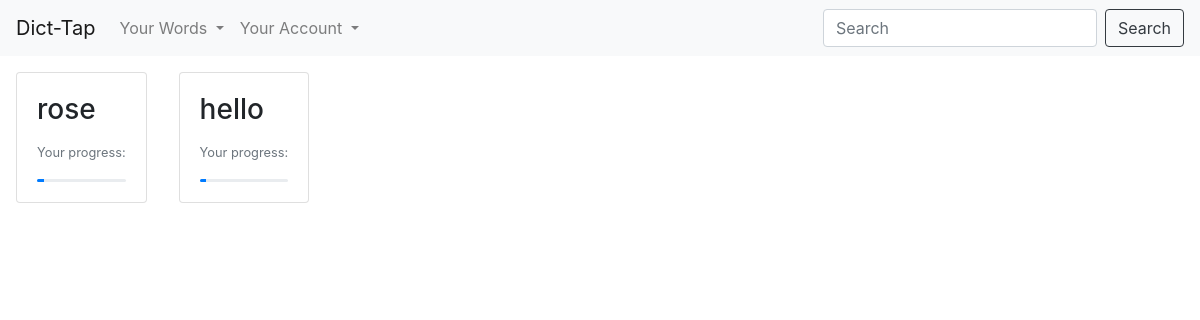
The app's page /view (signed in), older data.
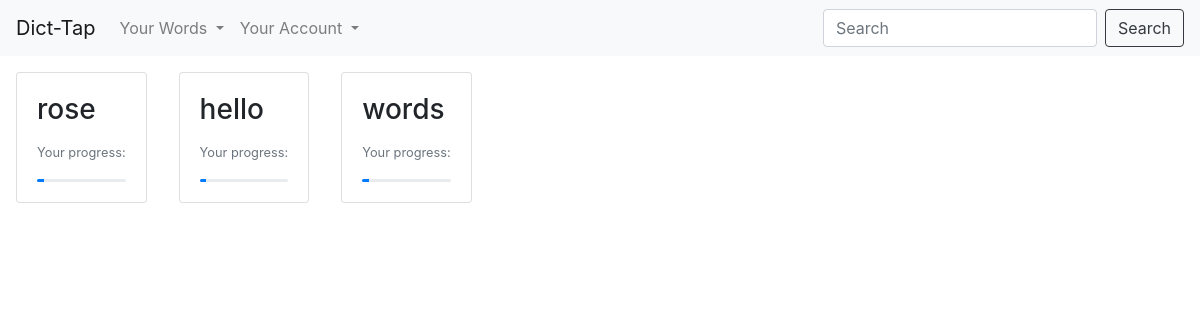
The same page, newer data.
### flaskapp/models.py (models this page shows, shortened)
class Word(db.Model):
    id = db.Column(db.Integer, primary_key=True)
    word = db.Column(db.String(45), unique=True, nullable=False)
    time = db.Column(db.DateTime, nullable=False, default=datetime.utcnow)
    user_id = db.Column(db.Integer, db.ForeignKey('user.id'), nullable=False)
    level = db.Column(db.Integer, nullable=False)

### flaskapp/routes.py (the view)
@app.route("/view", methods=['GET', 'POST'])
@login_required
def view():
    if request.method == 'POST':
        output_word = request.form['search_word']
        return redirect(url_for('search', word=output_word))
    else:
        return render_template('view.html', name='view', background_url=generate_url())

### flaskapp/models.py (called while the page is built)
@login_manager.user_loader
def load_user(user_id):
    return User.query.get(int(user_id))

### flaskapp/templates/view.html
{% extends "layout.html" %}
{% block a %}
<div class="card-group">
    {% for each in current_user.words %}
    <div class="">
        <div class="card m-3">
            <div class="card-body">
              <h3 class="card-title">{{ each.word }}</h3>
              <p class="card-text"><small class="text-muted">Your progress:</small></p>
              <div class="progress" style="height: 3px;">
              <div class="progress-bar" role="progressbar" style="width: {{ (each.level/13) * 100}}%;" aria-valuenow="{{ each.level }}" aria-valuemin="0" aria-valuemax="100"></div>
              </div>
            </div>
          </div>
        </div>
    {% endfor %}
</div>
{% endblock a %}

### flaskapp/templates/layout.html (shortened to what this page needs)
<!DOCTYPE html>
<html>
    <head>
        <link rel="stylesheet" href="https://stackpath.bootstrapcdn.com/bootstrap/4.3.1/css/bootstrap.min.css">
    </head>
    {% if background_url %}
    <body style="background: url( {{ background_url }} );
     -webkit-background-size: cover;
    -moz-background-size: cover;
    background-size: cover;
    -o-background-size: cover;">
    {% else %}
    <body style="background-color: white">
    {% endif %}
        <nav class="navbar navbar-expand-lg navbar-light bg-light">
            <a class="navbar-brand" href="{{ url_for('home') }}">Dict-Tap</a>
            <div class="collapse navbar-collapse" id="navbarSupportedContent">
              <ul class="navbar-nav mr-auto">
                {% if current_user.is_authenticated %}
                <li class="nav-item dropdown">
                  <a class="nav-link dropdown-toggle" href="#" id="navbarDropdown" role="button" data-toggle="dropdown" aria-haspopup="true" aria-expanded="false">
                    Your Words
                  </a>
                </li>
                {% endif %}
                <li class="nav-item dropdown">
                  <a class="nav-link dropdown-toggle" href="#" id="navbarDropdown" role="button" data-toggle="dropdown" aria-haspopup="true" aria-expanded="false">
                    Your Account
                  </a>
                </li>
              </ul>
              <form action="{{ url_for(name) }}" method='POST' class="form-inline my-2 my-lg-0">
                <input name="search_word" class="form-control mr-sm-2" type="search" placeholder="Search" aria-label="Search">
                <button class="btn btn-outline-dark my-2 my-sm-0" type="submit">Search</button>
              </form>
            </div>
          </nav>
          {% block a %}
          {% endblock a %}
    </body>
</html>

Row changes from the older to the newer data that the page shows:
added Word: word "words", level 1 (drawn)
